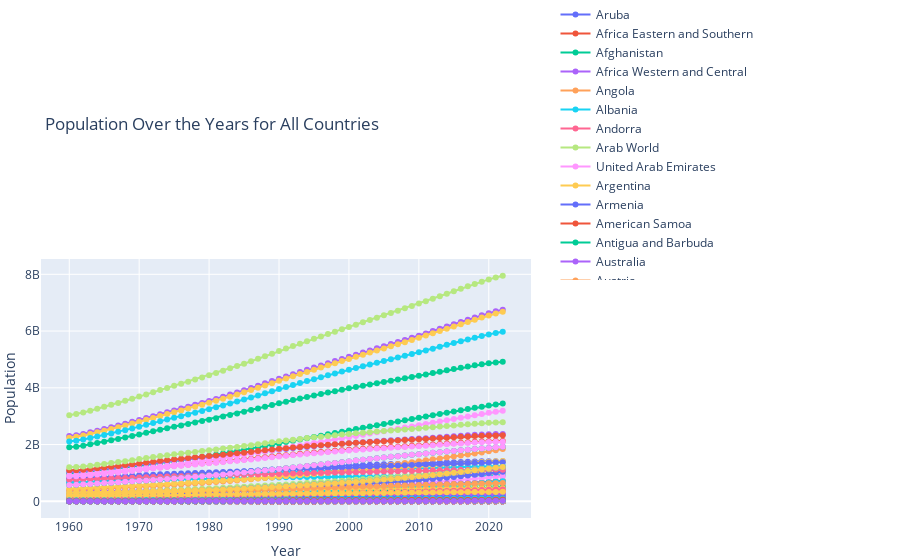

This figure's notebook cell:
### Markdown cell above
- show in the line plot the population of each country in the 62 years

### Code cell
unique_countries = data['Country Name'].unique()
years = data.columns[1:].astype(int)

fig = go.Figure()

for country_name in unique_countries:
    country_data = data[data['Country Name'] == country_name]
    rows_data = country_data.iloc[:, 1:]

    for i in range(rows_data.shape[0]):
        row_data = rows_data.iloc[i, :]
        fig.add_trace(go.Scatter(x=years, y=row_data, mode='lines+markers', name=country_name))

fig.update_layout(
    title='Population Over the Years for All Countries',
    xaxis=dict(title='Year'),
    yaxis=dict(title='Population'),
    legend=dict(x=1.05, y=2, traceorder='normal', orientation='h'),
    margin=dict(l=0, r=0, t=50, b=0),
)

fig.show()
